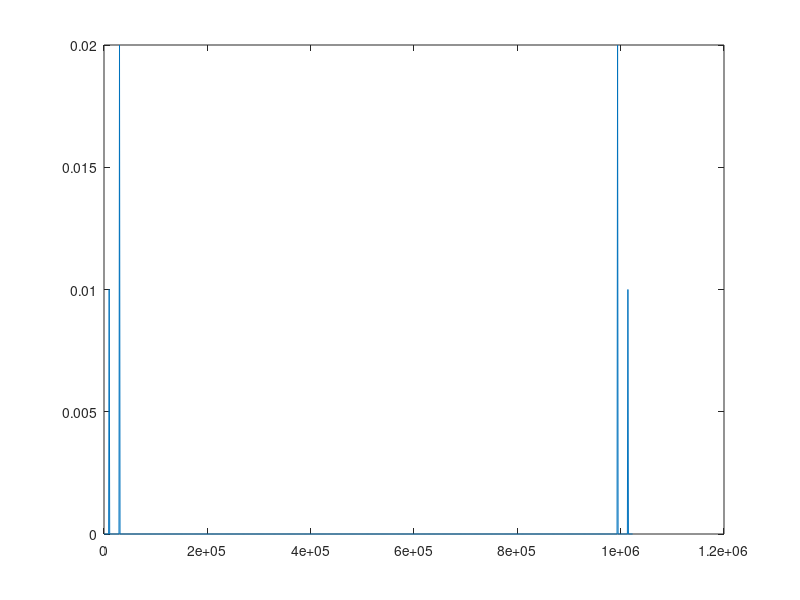

Recreate this plot in MATLAB.
clear;
clc
Fs = 10240; % sampling rate of 1000 Hz
    t = 0:1/Fs:0.1-1/Fs;
    x = 0.2*sin(2*pi*300*t+1.15) + 0.1*sin(2*pi*100*t+2.14)  ;
    xdft = fft(x);
    %xdft = xdft(1:length(x)/2+1);
    DF = 100*Fs/length(x) % frequency increment
    freqvec = 0:DF:100*Fs-DF;
    plot(freqvec,2*abs(xdft)/Fs);
    
    
    x1 = 2*abs(xdft)/Fs;
    
    x2 = angle(xdft);